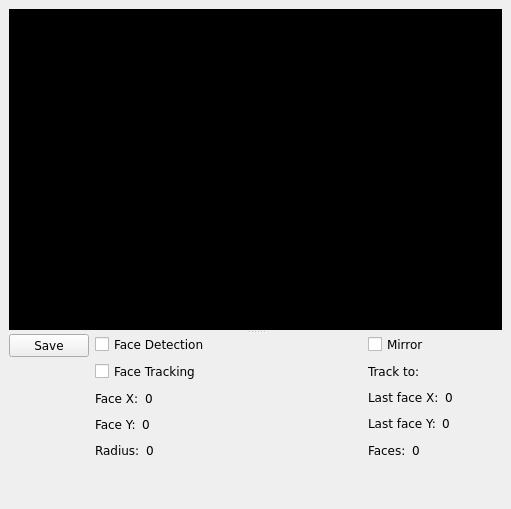
   <widget class="QDockWidget" name="dockCamera">
    <property name="geometry">
     <rect>
      <x>9</x>
      <y>9</y>
      <width>511</width>
      <height>509</height>
     </rect>
    </property>
    <property name="sizePolicy">
     <sizepolicy hsizetype="Expanding" vsizetype="Expanding">
      <horstretch>0</horstretch>
      <verstretch>0</verstretch>
     </sizepolicy>
    </property>
    <property name="features">
     <set>QDockWidget::AllDockWidgetFeatures</set>
    </property>
    <property name="allowedAreas">
     <set>Qt::LeftDockWidgetArea</set>
    </property>
    <property name="windowTitle">
     <string>Camera</string>
    </property>
    <widget class="QWidget" name="dockWidgetContents">
     <layout class="QGridLayout" name="gridLayout_6">
      <item row="0" column="0">
       <widget class="QSplitter" name="splitter_2">
        <property name="orientation">
         <enum>Qt::Vertical</enum>
        </property>
        <widget class="QtGLContext" name="frameCamera" native="true">
         <property name="sizePolicy">
          <sizepolicy hsizetype="Preferred" vsizetype="Preferred">
           <horstretch>0</horstretch>
           <verstretch>0</verstretch>
          </sizepolicy>
         </property>
         <property name="minimumSize">
          <size>
           <width>240</width>
           <height>320</height>
          </size>
         </property>
         <property name="palette">
          <palette>
           <active>
            <colorrole role="Window">
             <brush brushstyle="SolidPattern">
              <color alpha="255">
               <red>0</red>
               <green>0</green>
               <blue>0</blue>
              </color>
             </brush>
            </colorrole>
           </active>
           <inactive>
            <colorrole role="Window">
             <brush brushstyle="SolidPattern">
              <color alpha="255">
               <red>0</red>
               <green>0</green>
               <blue>0</blue>
              </color>
             </brush>
            </colorrole>
           </inactive>
           <disabled>
            <colorrole role="Window">
             <brush brushstyle="SolidPattern">
              <color alpha="255">
               <red>0</red>
               <green>0</green>
               <blue>0</blue>
              </color>
             </brush>
            </colorrole>
           </disabled>
          </palette>
         </property>
         <property name="font">
          <font>
           <family>Verdana</family>
          </font>
         </property>
         <property name="autoFillBackground">
          <bool>true</bool>
         </property>
        </widget>
        <widget class="QWidget" name="layoutWidget">
         <layout class="QHBoxLayout" name="horizontalLayout_10">
          <item>
           <layout class="QVBoxLayout" name="name0">
            <item>
             <widget class="QPushButton" name="btnSavePicture">
              <property name="font">
               <font>
                <family>Verdana</family>
               </font>
              </property>
              <property name="text">
               <string>Save</string>
              </property>
              <property name="icon">
               <iconset resource="../direcs.qrc">
                <normaloff>:/images/images/hdd.png</normaloff>:/images/images/hdd.png</iconset>
              </property>
             </widget>
            </item>
            <item>
             <spacer name="verticalSpacer_2">
              <property name="orientation">
               <enum>Qt::Vertical</enum>
              </property>
              <property name="sizeHint" stdset="0">
               <size>
                <width>20</width>
                <height>40</height>
               </size>
              </property>
             </spacer>
            </item>
           </layout>
          </item>
          <item>
           <layout class="QGridLayout" name="gridLayout_3">
            <item row="0" column="0">
             <layout class="QVBoxLayout" name="verticalLayout">
              <item>
               <widget class="QCheckBox" name="checkBoxFaceDetection">
                <property name="font">
                 <font>
                  <family>Verdana</family>
                 </font>
                </property>
                <property name="text">
                 <string>Face Detection</string>
                </property>
               </widget>
              </item>
              <item>
               <widget class="QCheckBox" name="checkBoxFaceTracking">
                <property name="font">
                 <font>
                  <family>Verdana</family>
                 </font>
                </property>
                <property name="text">
                 <string>Face Tracking</string>
                </property>
               </widget>
              </item>
              <item>
               <layout class="QHBoxLayout" name="horizontalLayout_4">
                <item>
                 <widget class="QLabel" name="textLabel2_8">
                  <property name="font">
                   <font>
                    <family>Verdana</family>
                   </font>
                  </property>
                  <property name="text">
                   <string>Face X:</string>
                  </property>
                 </widget>
                </item>
                <item>
                 <widget class="QLabel" name="lblFaceX">
                  <property name="font">
                   <font>
                    <family>Verdana</family>
                   </font>
                  </property>
                  <property name="text">
                   <string>0</string>
                  </property>
                 </widget>
                </item>
                <item>
                 <spacer name="horizontalSpacer_8">
                  <property name="orientation">
                   <enum>Qt::Horizontal</enum>
                  </property>
                  <property name="sizeHint" stdset="0">
                   <size>
                    <width>40</width>
                    <height>20</height>
                   </size>
                  </property>
                 </spacer>
                </item>
               </layout>
              </item>
              <item>
               <layout class="QHBoxLayout" name="horizontalLayout_5">
                <item>
                 <widget class="QLabel" name="textLabel2_9">
                  <property name="font">
                   <font>
                    <family>Verdana</family>
                   </font>
                  </property>
                  <property name="text">
                   <string>Face Y:</string>
                  </property>
                 </widget>
                </item>
                <item>
                 <widget class="QLabel" name="lblFaceY">
                  <property name="font">
                   <font>
                    <family>Verdana</family>
                   </font>
                  </property>
                  <property name="text">
                   <string>0</string>
                  </property>
                 </widget>
                </item>
                <item>
                 <spacer name="horizontalSpacer_11">
                  <property name="orientation">
                   <enum>Qt::Horizontal</enum>
                  </property>
                  <property name="sizeHint" stdset="0">
                   <size>
                    <width>40</width>
                    <height>20</height>
                   </size>
                  </property>
                 </spacer>
                </item>
               </layout>
              </item>
              <item>
               <layout class="QHBoxLayout" name="horizontalLayout_6">
                <item>
                 <widget class="QLabel" name="textLabel2_10">
                  <property name="font">
                   <font>
                    <family>Verdana</family>
                   </font>
                  </property>
                  <property name="text">
                   <string>Radius:</string>
                  </property>
                 </widget>
                </item>
                <item>
                 <widget class="QLabel" name="lblFaceRadius">
                  <property name="font">
                   <font>
                    <family>Verdana</family>
                   </font>
                  </property>
                  <property name="text">
                   <string>0</string>
                  </property>
                 </widget>
                </item>
                <item>
                 <spacer name="horizontalSpacer_12">
                  <property name="orientation">
                   <enum>Qt::Horizontal</enum>
                  </property>
                  <property name="sizeHint" stdset="0">
                   <size>
                    <width>40</width>
                    <height>20</height>
                   </size>
                  </property>
                 </spacer>
                </item>
               </layout>
              </item>
             </layout>
            </item>
            <item row="0" column="1">
             <spacer name="horizontalSpacer">
              <property name="orientation">
               <enum>Qt::Horizontal</enum>
              </property>
              <property name="sizeHint" stdset="0">
               <size>
                <width>40</width>
                <height>20</height>
               </size>
              </property>
             </spacer>
            </item>
            <item row="0" column="2">
             <layout class="QVBoxLayout" name="verticalLayout_3">
              <item>
               <widget class="QCheckBox" name="checkBoxMirror">
                <property name="font">
                 <font>
                  <family>Verdana</family>
                 </font>
                </property>
                <property name="text">
                 <string>Mirror</string>
                </property>
               </widget>
              </item>
              <item>
               <layout class="QHBoxLayout" name="horizontalLayout">
                <item>
                 <widget class="QLabel" name="textLabel2_11">
                  <property name="font">
                   <font>
                    <family>Verdana</family>
                   </font>
                  </property>
                  <property name="text">
                   <string>Track to:</string>
                  </property>
                 </widget>
                </item>
                <item>
                 <widget class="QLabel" name="lblFaceTrackTo">
                  <property name="sizePolicy">
                   <sizepolicy hsizetype="Fixed" vsizetype="Fixed">
                    <horstretch>0</horstretch>
                    <verstretch>0</verstretch>
                   </sizepolicy>
                  </property>
                  <property name="font">
                   <font>
                    <family>Verdana</family>
                   </font>
                  </property>
                  <property name="pixmap">
                   <pixmap resource="../direcs.qrc">:/images/images/middle.png</pixmap>
                  </property>
                  <property name="scaledContents">
                   <bool>true</bool>
                  </property>
                 </widget>
                </item>
                <item>
                 <spacer name="horizontalSpacer_6">
                  <property name="orientation">
                   <enum>Qt::Horizontal</enum>
                  </property>
                  <property name="sizeHint" stdset="0">
                   <size>
                    <width>40</width>
                    <height>20</height>
                   </size>
                  </property>
                 </spacer>
                </item>
               </layout>
              </item>
              <item>
               <layout class="QHBoxLayout" name="horizontalLayout_8">
                <item>
                 <widget class="QLabel" name="textLabel2_12">
                  <property name="font">
                   <font>
                    <family>Verdana</family>
                   </font>
                  </property>
                  <property name="text">
                   <string>Last face X:</string>
                  </property>
                 </widget>
                </item>
                <item>
                 <widget class="QLabel" name="lblLastFaceX">
                  <property name="font">
                   <font>
                    <family>Verdana</family>
                   </font>
                  </property>
                  <property name="text">
                   <string>0</string>
                  </property>
                 </widget>
                </item>
                <item>
                 <spacer name="horizontalSpacer_7">
                  <property name="orientation">
                   <enum>Qt::Horizontal</enum>
                  </property>
                  <property name="sizeHint" stdset="0">
                   <size>
                    <width>40</width>
                    <height>20</height>
                   </size>
                  </property>
                 </spacer>
                </item>
               </layout>
              </item>
              <item>
               <layout class="QHBoxLayout" name="horizontalLayout_9">
                <item>
                 <widget class="QLabel" name="textLabel2_13">
                  <property name="font">
                   <font>
                    <family>Verdana</family>
                   </font>
                  </property>
                  <property name="text">
                   <string>Last face Y:</string>
                  </property>
                 </widget>
                </item>
                <item>
                 <widget class="QLabel" name="lblLastFaceY">
                  <property name="font">
                   <font>
                    <family>Verdana</family>
                   </font>
                  </property>
                  <property name="text">
                   <string>0</string>
                  </property>
                 </widget>
                </item>
                <item>
                 <spacer name="horizontalSpacer_10">
                  <property name="orientation">
                   <enum>Qt::Horizontal</enum>
                  </property>
                  <property name="sizeHint" stdset="0">
                   <size>
                    <width>40</width>
                    <height>20</height>
                   </size>
                  </property>
                 </spacer>
                </item>
               </layout>
              </item>
              <item>
               <layout class="QHBoxLayout" name="horizontalLayout_7">
                <item>
                 <widget class="QLabel" name="textLabel2_14">
                  <property name="font">
                   <font>
                    <family>Verdana</family>
                   </font>
                  </property>
                  <property name="text">
                   <string>Faces:</string>
                  </property>
                 </widget>
                </item>
                <item>
                 <widget class="QLabel" name="lblFaces">
                  <property name="font">
                   <font>
                    <family>Verdana</family>
                   </font>
                  </property>
                  <property name="text">
                   <string>0</string>
                  </property>
                 </widget>
                </item>
                <item>
                 <spacer name="horizontalSpacer_9">
                  <property name="orientation">
                   <enum>Qt::Horizontal</enum>
                  </property>
                  <property name="sizeHint" stdset="0">
                   <size>
                    <width>40</width>
                    <height>20</height>
                   </size>
                  </property>
                 </spacer>
                </item>
               </layout>
              </item>
             </layout>
            </item>
            <item row="1" column="1">
             <spacer name="verticalSpacer_3">
              <property name="orientation">
               <enum>Qt::Vertical</enum>
              </property>
              <property name="sizeHint" stdset="0">
               <size>
                <width>20</width>
                <height>40</height>
               </size>
              </property>
             </spacer>
            </item>
           </layout>
          </item>
         </layout>
        </widget>
       </widget>
      </item>
     </layout>
    </widget>
   </widget>
